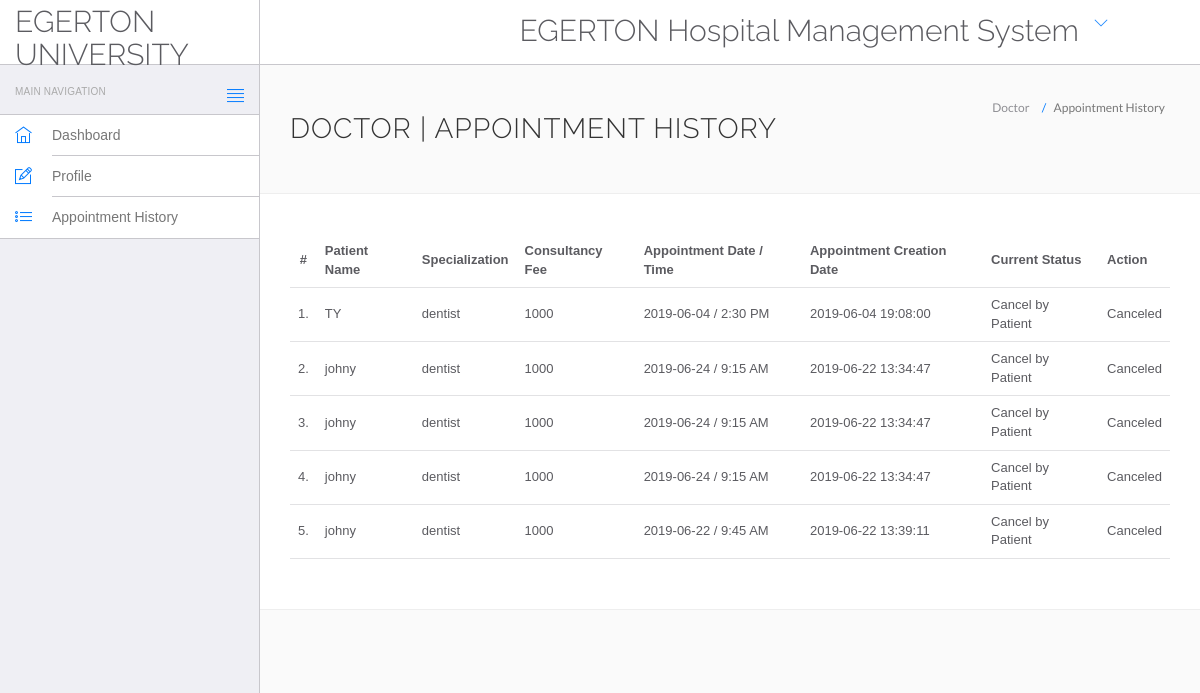
The page /app.php (signed in) on the database its author committed.
### tables this page shows
CREATE TABLE `appointment` (
  `id` int(11) NOT NULL,
  `doctorspecialization` varchar(200) NOT NULL,
  `doctorname` varchar(100) NOT NULL,
  `patient_name` varchar(100) NOT NULL,
  `consultancyfee` int(11) NOT NULL,
  `appointmentdate` varchar(200) NOT NULL,
  `appointmenttime` varchar(200) NOT NULL,
  `postingdate` timestamp NOT NULL DEFAULT CURRENT_TIMESTAMP ON UPDATE CURRENT_TIMESTAMP,
  `patientstatus` int(11) NOT NULL,
  `doctorstatus` int(11) NOT NULL,
  `updationdate` varchar(200) NOT NULL
);

CREATE TABLE `Patient` (
  `id` int(11) NOT NULL,
  `fullname` varchar(200) NOT NULL,
  `address` text NOT NULL,
  `gender` varchar(50) NOT NULL,
  `email` varchar(100) NOT NULL,
  `password` varchar(100) NOT NULL,
  `regdate` timestamp NOT NULL DEFAULT CURRENT_TIMESTAMP ON UPDATE CURRENT_TIMESTAMP,
  `updationdate` varchar(100) NOT NULL,
  `age` varchar(100) NOT NULL,
  `studentstatus` int(11) NOT NULL,
  `salt` varchar(200) NOT NULL,
  `city` varchar(100) NOT NULL
);

### app.php (the view, shortened to what this page needs)
<?php
$db = Db::getInstance();
$res = $db->getPDO();
?>
<!DOCTYPE html>
<html lang="en">
	<head>
		<link rel="stylesheet" href="vendor/bootstrap/css/bootstrap.min.css">
		<link rel="stylesheet" href="vendor/fontawesome/css/font-awesome.min.css">
		<link rel="stylesheet" href="vendor/themify-icons/themify-icons.min.css">
		<link href="vendor/animate.css/animate.min.css" rel="stylesheet" media="screen">
		<link href="vendor/perfect-scrollbar/perfect-scrollbar.min.css" rel="stylesheet" media="screen">
		<link href="vendor/switchery/switchery.min.css" rel="stylesheet" media="screen">
		<link href="vendor/bootstrap-touchspin/jquery.bootstrap-touchspin.min.css" rel="stylesheet" media="screen">
		<link href="vendor/select2/select2.min.css" rel="stylesheet" media="screen">
		<link href="vendor/bootstrap-datepicker/bootstrap-datepicker3.standalone.min.css" rel="stylesheet" media="screen">
		<link href="vendor/bootstrap-timepicker/bootstrap-timepicker.min.css" rel="stylesheet" media="screen">
		<link rel="stylesheet" href="assets/css/styles.css">
		<link rel="stylesheet" href="assets/css/plugins.css">
		<link rel="stylesheet" href="assets/css/themes/theme-1.css" id="skin_color" />
	</head>
	<body>
		<div id="app">
			<?php include('include/sidebar2.php');?>
			<div class="app-content">
						<?php include('include/header.php');?>
				<div class="main-content" >
					<div class="wrap-content container" id="container">
						<section id="page-title">
							<div class="row">
								<div class="col-sm-8">
									<h1 class="mainTitle">Doctor  | Appointment History</h1>
																	</div>
								<ol class="breadcrumb">
									<li>
										<span>Doctor </span>
									</li>
									<li class="active">
										<span>Appointment History</span>
									</li>
								</ol>
							</div>
						</section>
						<div class="container-fluid container-fullw bg-white">
									<div class="row">
								<div class="col-md-12">
									<table class="table table-hover" id="sample-table-1">
										<thead>
											<tr>
												<th class="center">#</th>
												<th class="hidden-xs">Patient  Name</th>
												<th>Specialization</th>
												<th>Consultancy Fee</th>
												<th>Appointment Date / Time </th>
												<th>Appointment Creation Date  </th>
												<th>Current Status</th>
												<th>Action</th>
											</tr>
										</thead>
										<tbody>
<?php
$sql=$res->prepare("select Patient.fullname as fname,appointment.*  from appointment join Patient on Patient.fullname=appointment.patient_name where appointment.doctorname= '".$_SESSION['username']."'");
$sql->execute([$_SESSION['username']]);
$cnt=1;
while($row=$sql->fetch(PDO::FETCH_ASSOC))
{
?>
											<tr>
												<td class="center"><?php echo $cnt;?>.</td>
												<td class="hidden-xs"><?php echo $row['fname'];?></td>
												<td><?php echo $row['doctorspecialization'];?></td>
												<td><?php echo $row['consultancyfee'];?></td>
												<td><?php echo $row['appointmentdate'];?> / <?php echo
												 $row['appointmenttime'];?>
												</td>
												<td><?php echo $row['postingdate'];?></td>
												<td>
<?php if(($row['patientstatus']==1) && ($row['doctorstatus']==1))
if(($row['patientstatus']==0) && ($row['doctorstatus']==1))
{
	echo "Cancel by Patient";
}
												?></td>
												<td >
												<div class="visible-md visible-lg hidden-sm hidden-xs">
							<?php if(($row['patientstatus']==1) && ($row['doctorstatus']==1))
{ ?>
	<a href="app.php?id=<?php echo $row['id']?>&cancel=update" onClick="return confirm('Are you sure you want to cancel this appointment ?')"class="btn btn-transparent btn-xs tooltips" title="Cancel Appointment" tooltip-placement="top" tooltip="Remove">Cancel</a>
	<?php } else {
		echo "Canceled";
		} ?>
												</div>
												</td>
											</tr>
											<?php
$cnt=$cnt+1;
											 }?>
										</tbody>
									</table>
								</div>
							</div>
								</div>
					</div>
				</div>
			</div>
		</div>
	</body>
</html>

### assets/css/themes/theme-1.css (style rules this page uses)
body { background: #FAFAFA; }

### rows shown on the page
appointment: patient.fullname "TY", doctorspecialization "dentist", consultancyfee "1000", appointmentdate "2019-06-04", appointmenttime "2:30 PM", postingdate "2019-06-04 19:08:00", patientstatus "Cancel by Patient"
appointment: patient.fullname "johny", doctorspecialization "dentist", consultancyfee "1000", appointmentdate "2019-06-24", appointmenttime "9:15 AM", postingdate "2019-06-22 13:34:47", patientstatus "Cancel by Patient"
appointment: patient.fullname "johny", doctorspecialization "dentist", consultancyfee "1000", appointmentdate "2019-06-24", appointmenttime "9:15 AM", postingdate "2019-06-22 13:34:47", patientstatus "Cancel by Patient"
appointment: patient.fullname "johny", doctorspecialization "dentist", consultancyfee "1000", appointmentdate "2019-06-24", appointmenttime "9:15 AM", postingdate "2019-06-22 13:34:47", patientstatus "Cancel by Patient"
appointment: patient.fullname "johny", doctorspecialization "dentist", consultancyfee "1000", appointmentdate "2019-06-22", appointmenttime "9:45 AM", postingdate "2019-06-22 13:39:11", patientstatus "Cancel by Patient"
